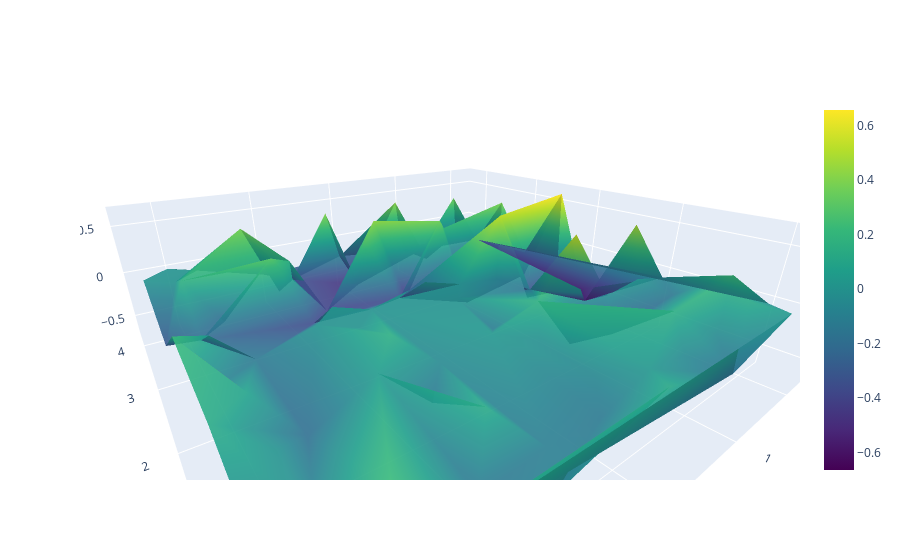

This figure's notebook cell:
### Code cell
fig = go.Figure(data=[go.Mesh3d(x=X, y=Y, z=R, opacity=0.9, intensity=R, colorscale='Viridis')])
fig.show()
